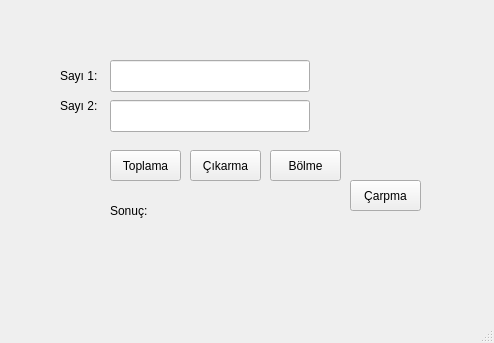
<?xml version="1.0" encoding="UTF-8"?>
<ui version="4.0">
 <class>MainWindow</class>
 <widget class="QMainWindow" name="MainWindow">
  <property name="geometry">
   <rect>
    <x>0</x>
    <y>0</y>
    <width>494</width>
    <height>343</height>
   </rect>
  </property>
  <property name="windowTitle">
   <string>MainWindow</string>
  </property>
  <widget class="QWidget" name="centralwidget">
   <widget class="QLabel" name="label">
    <property name="geometry">
     <rect>
      <x>60</x>
      <y>60</y>
      <width>51</width>
      <height>31</height>
     </rect>
    </property>
    <property name="text">
     <string>Sayı 1:</string>
    </property>
   </widget>
   <widget class="QLabel" name="label_2">
    <property name="geometry">
     <rect>
      <x>60</x>
      <y>90</y>
      <width>51</width>
      <height>31</height>
     </rect>
    </property>
    <property name="text">
     <string>Sayı 2:</string>
    </property>
   </widget>
   <widget class="QLineEdit" name="txt_sayi1">
    <property name="geometry">
     <rect>
      <x>110</x>
      <y>60</y>
      <width>200</width>
      <height>32</height>
     </rect>
    </property>
   </widget>
   <widget class="QLineEdit" name="txt_sayi2">
    <property name="geometry">
     <rect>
      <x>110</x>
      <y>100</y>
      <width>200</width>
      <height>32</height>
     </rect>
    </property>
   </widget>
   <widget class="QPushButton" name="btn_toplama">
    <property name="geometry">
     <rect>
      <x>110</x>
      <y>150</y>
      <width>71</width>
      <height>31</height>
     </rect>
    </property>
    <property name="text">
     <string>Toplama</string>
    </property>
   </widget>
   <widget class="QPushButton" name="btn_cikarma">
    <property name="geometry">
     <rect>
      <x>190</x>
      <y>150</y>
      <width>71</width>
      <height>31</height>
     </rect>
    </property>
    <property name="text">
     <string>Çıkarma</string>
    </property>
   </widget>
   <widget class="QPushButton" name="btn_bolme">
    <property name="geometry">
     <rect>
      <x>270</x>
      <y>150</y>
      <width>71</width>
      <height>31</height>
     </rect>
    </property>
    <property name="text">
     <string>Bölme</string>
    </property>
   </widget>
   <widget class="QPushButton" name="btn_carpma">
    <property name="geometry">
     <rect>
      <x>350</x>
      <y>180</y>
      <width>71</width>
      <height>31</height>
     </rect>
    </property>
    <property name="text">
     <string>Çarpma</string>
    </property>
   </widget>
   <widget class="QLabel" name="lbl_sonuc">
    <property name="geometry">
     <rect>
      <x>110</x>
      <y>200</y>
      <width>121</width>
      <height>21</height>
     </rect>
    </property>
    <property name="text">
     <string>Sonuç:</string>
    </property>
   </widget>
  </widget>
  <widget class="QMenuBar" name="menubar">
   <property name="geometry">
    <rect>
     <x>0</x>
     <y>0</y>
     <width>494</width>
     <height>18</height>
    </rect>
   </property>
  </widget>
  <widget class="QStatusBar" name="statusbar"/>
 </widget>
 <resources/>
 <connections/>
</ui>
